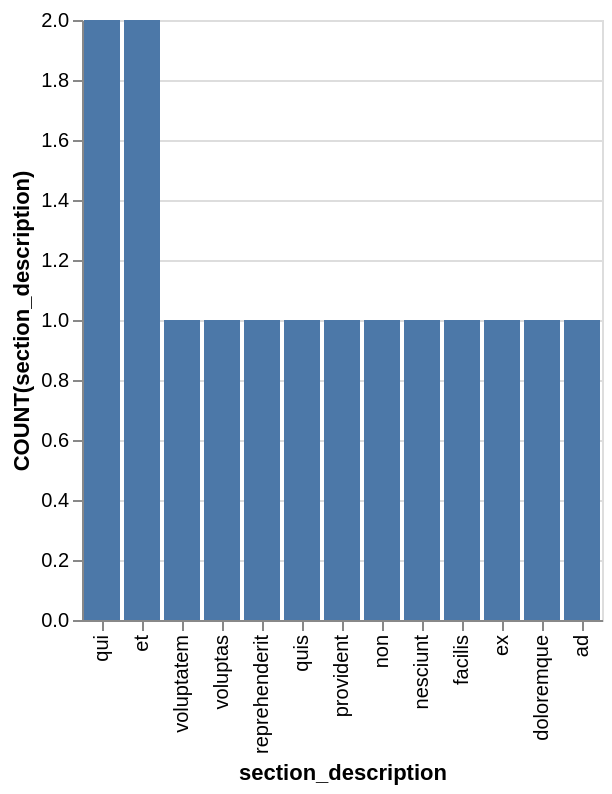

The Vega-Lite source for this figure:
### Vega-Lite specification from a JSON file in a GitHub repository (floating-point values rounded to 4 significant figures)
{"data": {"values": [{"x_data": "qui", "y_data": 2}, {"x_data": "et", "y_data": 2}, {"x_data": "voluptatem", "y_data": 1}, {"x_data": "voluptas", "y_data": 1}, {"x_data": "reprehenderit", "y_data": 1}, {"x_data": "quis", "y_data": 1}, {"x_data": "provident", "y_data": 1}, {"x_data": "non", "y_data": 1}, {"x_data": "nesciunt", "y_data": 1}, {"x_data": "facilis", "y_data": 1}, {"x_data": "ex", "y_data": 1}, {"x_data": "doloremque", "y_data": 1}, {"x_data": "ad", "y_data": 1}]}, "mark": "bar", "encoding": {"x": {"field": "x_data", "type": "nominal", "title": "section_description", "sort": {"op": "sum", "field": "y_data", "order": "descending"}}, "y": {"field": "y_data", "type": "quantitative", "title": "COUNT(section_description)"}}}
